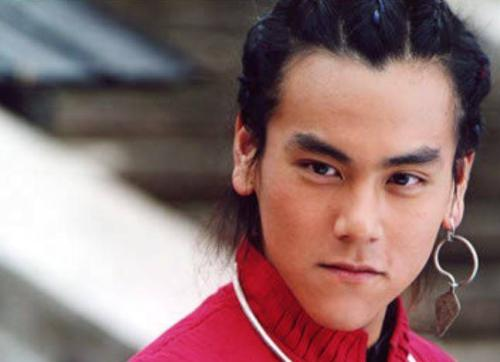
#> input picture pic/2.jpg, 500 x 362 px
$ python image_filter.py
#> lines starting #> are read from the running program, lines starting #| are printed output that depends on the picture
#encoding=utf-8

from PIL import Image
from PIL import ImageFilter

def sketch(img, threshold):
    '''
    素描
    param img: Image实例
    param threshold: 介于0到100
    '''
    if threshold < 0: threshold = 0
    if threshold > 100: threshold = 100

    width, height = img.size
    img = img.convert('L') # convert to grayscale mode
    pix = img.load() # get pixel matrix

    for w in xrange(width):
        for h in xrange(height):
            if w == width-1 or h == height-1:
                continue

            src = pix[w, h]
            dst = pix[w+1, h+1]

            diff = abs(src - dst)

            if diff >= threshold:
                pix[w, h] = 0
            else:
                pix[w, h] = 255

    return img

imgF = Image.open('2.jpg')
#> imgF is the input picture: PIL image 500x362 RGB; mean R, G, B 142, 112.3, 112
#imgF.show()
outF = imgF.filter(ImageFilter.CONTOUR)
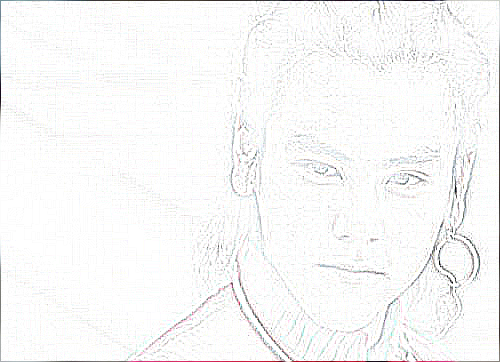
#> outF: PIL image 500x362 RGB; mean R, G, B 248.1, 248, 247.8
#outF.show()
#imgF.show()
#imgO = sketch(imgF, 17)
outF.show()

$ run again, with pic/1.jpg copied over pic/2.jpg
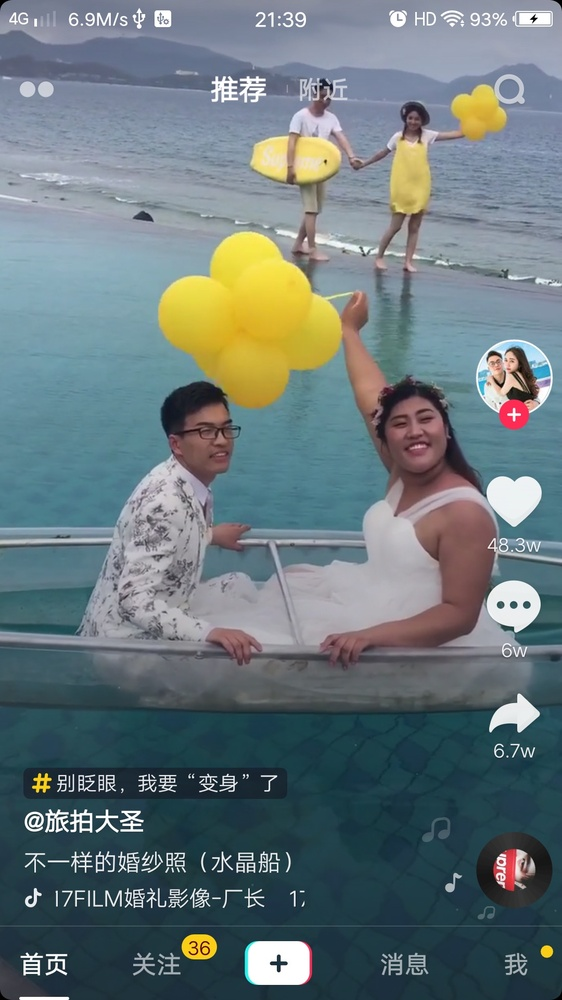
#> input picture pic/1.jpg, 562 x 1000 px, shrunk from 1080 x 1920 before the run
#> imgF is the input picture: PIL image 562x1000 RGB; mean R, G, B 105.2, 119.4, 123.1
#> `outF = imgF.filter(ImageFilter.CONTOUR)`:
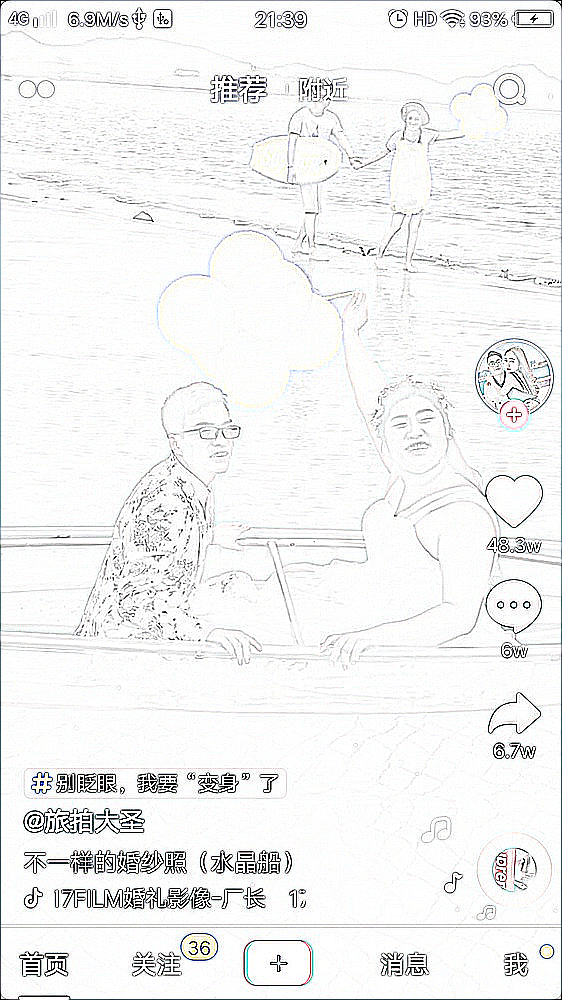
#> outF: PIL image 562x1000 RGB; mean R, G, B 241.7, 242, 241.9

$ run again, with pic/1.jpeg copied over pic/2.jpg
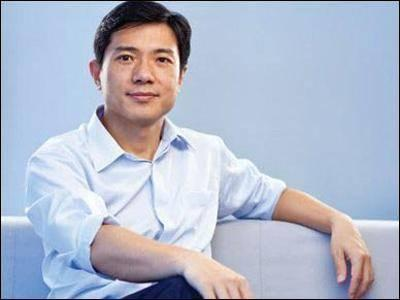
#> input picture pic/1.jpeg, 400 x 300 px
#> imgF is the input picture: PIL image 400x300 RGB; mean R, G, B 177.3, 184.4, 202.6
#> `outF = imgF.filter(ImageFilter.CONTOUR)`:
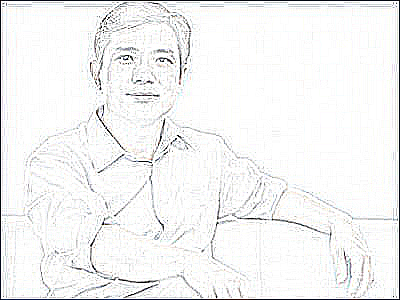
#> outF: PIL image 400x300 RGB; mean R, G, B 243.5, 243.7, 243.7
